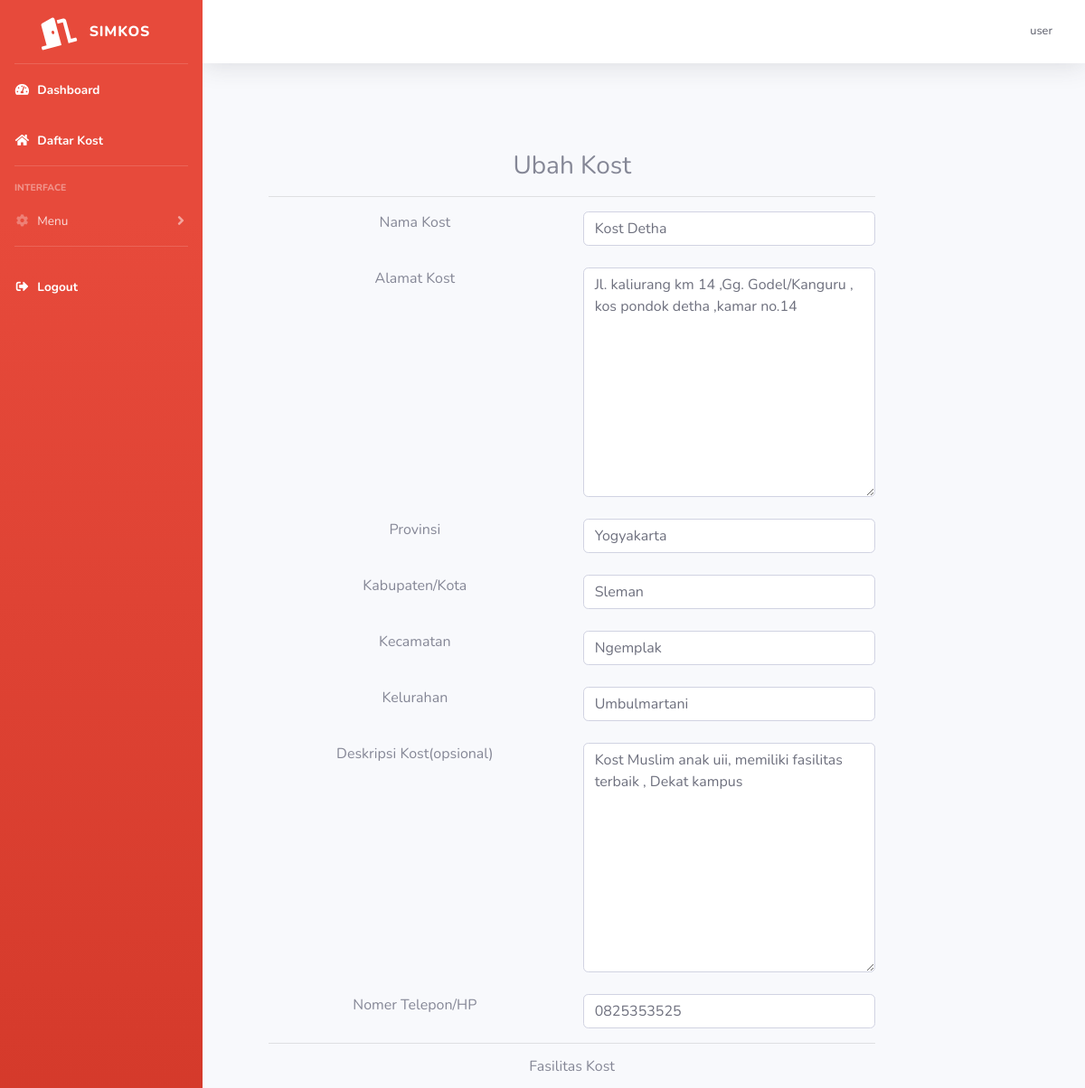
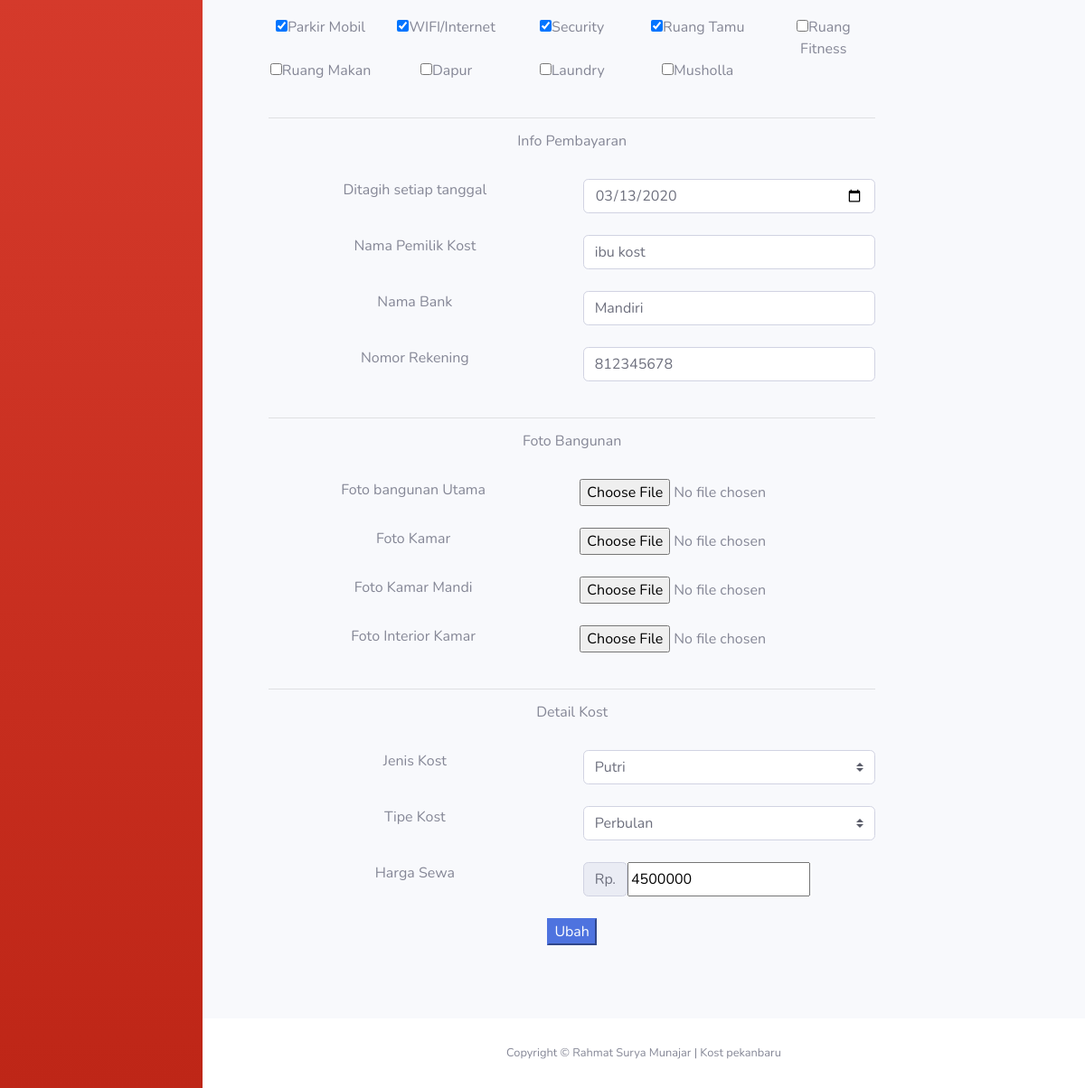
Screenshot of /kost/properti-edit.php?id_kost=4 (signed in) with the database file from the repository (2 pictures, top to bottom).
### tables this page shows
CREATE TABLE `kost` (
  `id_kost` int(11) NOT NULL,
  `nama_kost` varchar(255) NOT NULL,
  `tipe_kost` varchar(255) NOT NULL,
  `jenis_kost` varchar(255) NOT NULL,
  `jumlah_kamar` int(11) NOT NULL,
  `tanggal_tagih` date NOT NULL,
  `nama_pemilik` text NOT NULL,
  `nama_bank` text NOT NULL,
  `no_rekening` int(11) NOT NULL,
  `foto_bangunan_utama` varchar(255) NOT NULL,
  `foto_kamar` varchar(255) NOT NULL,
  `foto_kamar_mandi` varchar(255) NOT NULL,
  `foto_interior` varchar(255) NOT NULL,
  `provinsi` varchar(25) NOT NULL,
  `kota` varchar(25) NOT NULL,
  `kecamatan` varchar(25) NOT NULL,
  `kelurahan` varchar(25) NOT NULL,
  `alamat` varchar(255) NOT NULL,
  `harga_sewa` int(11) NOT NULL,
  `kontak` varchar(255) NOT NULL,
  `deskripsi` text NOT NULL,
  `id_pemilik` int(11) NOT NULL,
  `fasilitas_kost` text NOT NULL
);

### kost/properti-edit.php (the view, shortened to what this page needs)
<?php
include 'template/header.php';
$id_kost = $_GET['id_kost'];
$query = "SELECT * FROM kost WHERE id_kost='$id_kost'";
$data_2 = mysqli_query($koneksi, $query);
$d = mysqli_fetch_array($data_2);
$o = explode(', ', $d['fasilitas_kost']);
?>
<div class="container">
  <div class="row">
    <div class="col-md-10">
      <form class="text-center border border-light p-5" action="php/properti-edit_proses.php?id_kost=<?php echo $d['id_kost']; ?>" method="post" enctype="multipart/form-data">
        <h3>Ubah Kost</h3>
        <hr>
        <div class="form-group">
          <div class="row">
            <div class="col"><label for="namakost">Nama Kost </label></div>
            <div class="col"> <input type="text" name="nama_kost" id="nama_kost" class="form-control" value="<?php echo $d['nama_kost'] ?>"></div>
          </div>
          <br>
          <div class="row">
            <div class="col"><label for="alamat">Alamat Kost</label></div>
            <div class="col"><textarea class="form-control" name="alamat" id="alamat" cols="30" rows="10" placeholder="Masukan alamat kost anda"><?php echo $d['alamat'] ?></textarea></div>
          </div>
          <br>
          <div class="row">
            <div class="col"><label for="provinsi">Provinsi</label></div>
            <div class="col"> <input value="<?php echo $d['provinsi'] ?>" type="text" name="provinsi" id="provinsi" class="form-control"></div>
          </div>
          <br>
          <div class="row">
            <div class="col"><label for="kota">Kabupaten/Kota</label></div>
            <div class="col"> <input value="<?php echo $d['kota'] ?>" type="text" name="kota" id="kota" class="form-control"></div>
          </div>
          <br>
          <div class="row">
            <div class="col"><label for="kecamatan">Kecamatan</label></div>
            <div class="col"> <input value="<?php echo $d['kecamatan'] ?>" type="text" name="kecamatan" id="kecamatan" class="form-control"></div>
          </div>
          <br>
          <div class="row">
            <div class="col"><label for="kelurahan">Kelurahan</label></div>
            <div class="col"> <input value="<?php echo $d['kelurahan'] ?>" type="text" name="kelurahan" id="kelurahan" class="form-control"></div>
          </div>
          <br>
          <div class="row">
            <div class="col"><label for="deskripsi">Deskripsi Kost(opsional)</label></div>
            <div class="col"><textarea class="form-control" name="deskripsi" id="deskripsi" cols="30" rows="10" placeholder="Masukan deskripsi kost anda"><?php echo $d['deskripsi'] ?></textarea></div>
          </div>
          <br>
          <div class="row">
            <div class="col"><label for="kontak">Nomer Telepon/HP</label></div>
            <div class="col"><input type="text" name="kontak" id="kontak" class="form-control" value="<?php echo $d['kontak'] ?>"></div>
          </div>
          <hr>
          <h6>Fasilitas Kost</h6>
          <br>
          <div class="row">
            <div class="col"><input type="checkbox" name="fasilitas[]" value="Parkir Mobil" <?php in_array('Parkir Mobil', $o) ? print 'checked' : '' ?>>Parkir Mobil</div>
            <div class="col"><input type="checkbox" name="fasilitas[]" value="WIFI/Internet" <?php in_array('WIFI/Internet', $o) ? print 'checked' : '' ?>>WIFI/Internet</div>
            <div class="col"><input type="checkbox" name="fasilitas[]" value="Security" <?php in_array('Security', $o) ? print 'checked' : '' ?>>Security</div>
            <div class="col"><input type="checkbox" name="fasilitas[]" value="Ruang Tamu" <?php in_array('Ruang Tamu', $o) ? print 'checked' : '' ?>>Ruang Tamu</div>
            <div class="col"><input type="checkbox" name="fasilitas[]" value="Ruang Fitness" <?php in_array('Ruang Fitness', $o) ? print 'checked' : '' ?>>Ruang Fitness</div>
          </div>
          <div class="row">
            <div class="col"><input type="checkbox" name="fasilitas[]" value="Ruang Makan" <?php in_array('Ruang Makan', $o) ? print 'checked' : '' ?>>Ruang Makan</div>
            <div class="col"><input type="checkbox" name="fasilitas[]" value="Dapur" <?php in_array('Dapur', $o) ? print 'checked' : '' ?>>Dapur</div>
            <div class="col"><input type="checkbox" name="fasilitas[]" value="Laundry" <?php in_array('Laundry', $o) ? print 'checked' : '' ?>>Laundry</div>
            <div class="col"><input type="checkbox" name="fasilitas[]" value="Musholla" <?php in_array('Musholla', $o) ? print 'checked' : '' ?>>Musholla</div>
            <div class="col"></div>
          </div>
          <br>
          <hr>
          <h6>Info Pembayaran</h6>
          <br>
          <div class="row">
            <div class="col"><label for="tanggal">Ditagih setiap tanggal</label></div>
            <div class="col">
              <input value="<?php echo $d['tanggal_tagih'] ?>" type="date" class="form-control" name="tanggal_tagih" id="tanggal_tagih">
            </div>
          </div>
          <br>
          <div class="row">
            <div class="col"><label for="pemilik">Nama Pemilik Kost</label></div>
            <div class="col"><input value="<?php echo $d['nama_pemilik'] ?>" class="form-control" type="text" name="nama_pemilik" id="nama_pemilik"></div>
          </div>
          <br>
          <div class="row">
            <div class="col"><label for="nama_bank">Nama Bank</label></div>
            <div class="col"><input value="<?php echo $d['nama_bank'] ?>" class="form-control" type="text" name="nama_bank" id="nama_bank"></div>
          </div>
          <br>
          <div class="row">
            <div class="col"><label for="rekening">Nomor Rekening</label></div>
            <div class="col"><input value="<?php echo $d['no_rekening'] ?>" type="number" name="no_rekening" id="no_rekening" class="form-control"></div>
          </div>
          <br>
          <hr>
          <h6>Foto Bangunan</h6>
          <br>
          <div class="row">
            <div class="col">Foto bangunan Utama</div>
            <div class="col"><input value="<?php echo $d['foto_bangunan_utama'] ?>" type="file" name="foto_bangunan_utama" id="bangunan_utama"></div>
          </div>
          <br>
          <div class="row">
            <div class="col">Foto Kamar</div>
            <div class="col"><input value="<?php echo $d['foto_kamar'] ?>" type="file" name="foto_kamar" id="foto_kamar"></div>
          </div>
          <br>
          <div class="row">
            <div class="col">Foto Kamar Mandi</div>
            <div class="col"><input value="<?php echo $d['foto_kamar_mandi'] ?>" type="file" name="foto_kamar_mandi" id="foto_kamar_mandi"></div>
          </div>
          <br>
          <div class="row">
            <div class="col">Foto Interior Kamar</div>
            <div class="col"><input value="<?php echo $d['foto_interior'] ?>" type="file" name="foto_interior" id="foto_interior"></div>
          </div>
          <br>
          <hr>
          <h6>Detail Kost</h6>
          <br>
          <div class="row">
            <div class="col"><label for="jenis">Jenis Kost</label></div>
            <div class="col">
              <select name="jenis_kost" id="jenis_kost" class="custom-select">
                <option selected hidden value="<?php echo $d['jenis_kost'] ?>"><?php echo $d['jenis_kost'] ?></option>
              </select>
            </div>
          </div>
          <br>
          <div class="row">
            <div class="col"><label for="tipe">Tipe Kost</label></div>
            <div class="col">
              <select name="tipe_kost" id="tipe_kost" class="custom-select">
                <option selected hidden value="<?php echo $d['tipe_kost'] ?>">Perbulan</option>
              </select>
            </div>
          </div>
          <br>
          <div class="row">
            <div class="col"><label for="harga_sewa">Harga Sewa</label></div>
            <div class="col">
              <div class="input-group-prepend">
                <span class="input-group-text">Rp.</span>
                <input value="<?php echo $d['harga_sewa'] ?>" type="text" name="harga_sewa" id="harga_sewa">
              </div>
            </div>
          </div>
          <br>
          <div class="col">
            <button type="submit" class="btn-primary" name="ubah">Ubah</button>
          </div>
        </div>
      </form>
    </div>
  </div>
</div>
<?php
include 'template/footer.php';
?>

### rows the page displays
kost: nama_kost "Kost Detha", alamat "Jl. kaliurang km 14 ,Gg. Godel/Kanguru , kos pondok detha ,kamar no.14", provinsi "Yogyakarta", kota "Sleman", kecamatan "Ngemplak", kelurahan "Umbulmartani", deskripsi "Kost Muslim anak uii, memiliki fasilitas terbaik , Dekat kampus", kontak "0825353525", tanggal_tagih "03/13/2020", nama_pemilik "ibu kost", nama_bank "Mandiri", no_rekening "812345678", jenis_kost "Putri", harga_sewa "4500000"

### other values shown
$_SESSION['username'] "user"
